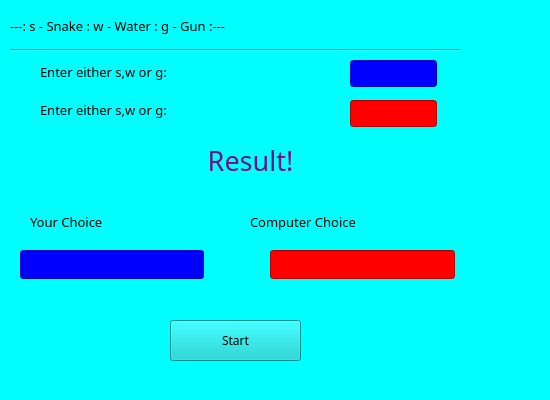
<?xml version="1.0" encoding="UTF-8"?>
<ui version="4.0">
 <class>Form</class>
 <widget class="QWidget" name="Form">
  <property name="geometry">
   <rect>
    <x>0</x>
    <y>0</y>
    <width>550</width>
    <height>400</height>
   </rect>
  </property>
  <property name="sizePolicy">
   <sizepolicy hsizetype="Preferred" vsizetype="Preferred">
    <horstretch>0</horstretch>
    <verstretch>0</verstretch>
   </sizepolicy>
  </property>
  <property name="windowTitle">
   <string>Snake water Gun game</string>
  </property>
  <property name="styleSheet">
   <string notr="true">background-color: rgb(255, 255, 255);
background-color: rgb(0, 255, 255);</string>
  </property>
  <widget class="QLineEdit" name="l1">
   <property name="geometry">
    <rect>
     <x>350</x>
     <y>60</y>
     <width>87</width>
     <height>27</height>
    </rect>
   </property>
   <property name="font">
    <font>
     <pointsize>10</pointsize>
     <weight>75</weight>
     <bold>true</bold>
    </font>
   </property>
   <property name="styleSheet">
    <string notr="true">background-color: rgb(67, 235, 235);
color: rgb(255, 255, 255);
background-color: rgb(0, 0, 255);</string>
   </property>
   <property name="text">
    <string/>
   </property>
   <property name="echoMode">
    <enum>QLineEdit::Password</enum>
   </property>
  </widget>
  <widget class="QLineEdit" name="l2">
   <property name="geometry">
    <rect>
     <x>20</x>
     <y>250</y>
     <width>184</width>
     <height>29</height>
    </rect>
   </property>
   <property name="font">
    <font>
     <family>Vineta BT</family>
     <pointsize>10</pointsize>
     <weight>75</weight>
     <italic>false</italic>
     <bold>true</bold>
    </font>
   </property>
   <property name="styleSheet">
    <string notr="true">background-color: rgb(0, 0, 255);
color: rgb(255, 255, 255);</string>
   </property>
   <property name="text">
    <string/>
   </property>
  </widget>
  <widget class="QLineEdit" name="l3">
   <property name="geometry">
    <rect>
     <x>270</x>
     <y>250</y>
     <width>185</width>
     <height>29</height>
    </rect>
   </property>
   <property name="font">
    <font>
     <family>Vineta BT</family>
     <pointsize>10</pointsize>
     <weight>75</weight>
     <italic>true</italic>
     <bold>true</bold>
    </font>
   </property>
   <property name="styleSheet">
    <string notr="true">background-color: rgb(255, 0, 0);
color: rgb(0, 0, 0);</string>
   </property>
   <property name="text">
    <string/>
   </property>
  </widget>
  <widget class="QPushButton" name="pushButton">
   <property name="geometry">
    <rect>
     <x>170</x>
     <y>320</y>
     <width>131</width>
     <height>41</height>
    </rect>
   </property>
   <property name="font">
    <font>
     <family>Vineta BT</family>
     <pointsize>9</pointsize>
    </font>
   </property>
   <property name="styleSheet">
    <string notr="true">background-color: rgb(0, 202, 202);</string>
   </property>
   <property name="text">
    <string>Start</string>
   </property>
  </widget>
  <widget class="QLabel" name="label">
   <property name="geometry">
    <rect>
     <x>40</x>
     <y>60</y>
     <width>282</width>
     <height>23</height>
    </rect>
   </property>
   <property name="font">
    <font>
     <family>Vineta BT</family>
     <pointsize>10</pointsize>
     <weight>50</weight>
     <bold>false</bold>
     <underline>false</underline>
     <kerning>false</kerning>
    </font>
   </property>
   <property name="text">
    <string>Enter either s,w or g:</string>
   </property>
  </widget>
  <widget class="QLabel" name="label_3">
   <property name="geometry">
    <rect>
     <x>250</x>
     <y>210</y>
     <width>231</width>
     <height>23</height>
    </rect>
   </property>
   <property name="font">
    <font>
     <family>Vineta BT</family>
     <pointsize>10</pointsize>
    </font>
   </property>
   <property name="text">
    <string>Computer Choice</string>
   </property>
  </widget>
  <widget class="QLabel" name="label_2">
   <property name="geometry">
    <rect>
     <x>30</x>
     <y>210</y>
     <width>171</width>
     <height>23</height>
    </rect>
   </property>
   <property name="font">
    <font>
     <family>Vineta BT</family>
     <pointsize>10</pointsize>
    </font>
   </property>
   <property name="text">
    <string>Your Choice</string>
   </property>
  </widget>
  <widget class="QLabel" name="result_L">
   <property name="geometry">
    <rect>
     <x>50</x>
     <y>130</y>
     <width>401</width>
     <height>61</height>
    </rect>
   </property>
   <property name="font">
    <font>
     <family>Vineta BT</family>
     <pointsize>20</pointsize>
     <weight>50</weight>
     <bold>false</bold>
    </font>
   </property>
   <property name="layoutDirection">
    <enum>Qt::LeftToRight</enum>
   </property>
   <property name="styleSheet">
    <string notr="true">color: rgb(114, 17, 127);</string>
   </property>
   <property name="text">
    <string>Result!</string>
   </property>
   <property name="alignment">
    <set>Qt::AlignCenter</set>
   </property>
  </widget>
  <widget class="QLabel" name="label_4">
   <property name="geometry">
    <rect>
     <x>10</x>
     <y>10</y>
     <width>481</width>
     <height>31</height>
    </rect>
   </property>
   <property name="font">
    <font>
     <family>Vineta BT</family>
     <pointsize>10</pointsize>
     <underline>false</underline>
    </font>
   </property>
   <property name="text">
    <string>---: s - Snake : w - Water : g - Gun :---</string>
   </property>
  </widget>
  <widget class="Line" name="line">
   <property name="geometry">
    <rect>
     <x>10</x>
     <y>40</y>
     <width>451</width>
     <height>20</height>
    </rect>
   </property>
   <property name="font">
    <font>
     <weight>50</weight>
     <bold>false</bold>
    </font>
   </property>
   <property name="orientation">
    <enum>Qt::Horizontal</enum>
   </property>
  </widget>
  <widget class="QLabel" name="label_5">
   <property name="geometry">
    <rect>
     <x>40</x>
     <y>100</y>
     <width>291</width>
     <height>20</height>
    </rect>
   </property>
   <property name="font">
    <font>
     <family>Vineta BT</family>
     <pointsize>10</pointsize>
    </font>
   </property>
   <property name="text">
    <string>Enter either s,w or g:</string>
   </property>
  </widget>
  <widget class="QLineEdit" name="l4">
   <property name="geometry">
    <rect>
     <x>350</x>
     <y>100</y>
     <width>87</width>
     <height>27</height>
    </rect>
   </property>
   <property name="font">
    <font>
     <pointsize>10</pointsize>
     <weight>75</weight>
     <bold>true</bold>
    </font>
   </property>
   <property name="styleSheet">
    <string notr="true">background-color: rgb(255, 0, 0);
color: rgb(255, 255, 255);</string>
   </property>
   <property name="echoMode">
    <enum>QLineEdit::Password</enum>
   </property>
  </widget>
 </widget>
 <resources/>
 <connections/>
</ui>
